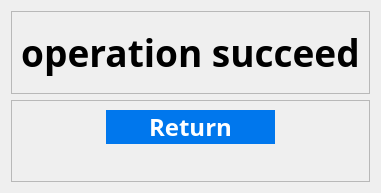
           <widget class="QWidget" name="op_su_page13">
            <layout class="QVBoxLayout" name="verticalLayout_24">
             <item>
              <layout class="QVBoxLayout" name="verticalLayout_23" stretch="1,1">
               <item>
                <widget class="QFrame" name="frame_37">
                 <property name="frameShape">
                  <enum>QFrame::StyledPanel</enum>
                 </property>
                 <property name="frameShadow">
                  <enum>QFrame::Raised</enum>
                 </property>
                 <layout class="QGridLayout" name="gridLayout_76">
                  <item row="0" column="0">
                   <layout class="QGridLayout" name="gridLayout_75">
                    <item row="0" column="0">
                     <widget class="QLabel" name="label_37">
                      <property name="font">
                       <font>
                        <family>Bahnschrift SemiBold</family>
                        <pointsize>28</pointsize>
                        <weight>75</weight>
                        <bold>true</bold>
                       </font>
                      </property>
                      <property name="text">
                       <string>operation succeed</string>
                      </property>
                      <property name="alignment">
                       <set>Qt::AlignCenter</set>
                      </property>
                     </widget>
                    </item>
                   </layout>
                  </item>
                 </layout>
                </widget>
               </item>
               <item>
                <widget class="QFrame" name="frame_36">
                 <property name="frameShape">
                  <enum>QFrame::StyledPanel</enum>
                 </property>
                 <property name="frameShadow">
                  <enum>QFrame::Raised</enum>
                 </property>
                 <layout class="QGridLayout" name="gridLayout_78">
                  <item row="0" column="0">
                   <layout class="QGridLayout" name="gridLayout_77" rowstretch="1,3" columnstretch="1,2,1" rowminimumheight="0,0">
                    <item row="0" column="1">
                     <widget class="QPushButton" name="to_pre_page">
                      <property name="sizePolicy">
                       <sizepolicy hsizetype="Minimum" vsizetype="Expanding">
                        <horstretch>0</horstretch>
                        <verstretch>0</verstretch>
                       </sizepolicy>
                      </property>
                      <property name="font">
                       <font>
                        <family>Bahnschrift SemiBold</family>
                        <pointsize>18</pointsize>
                        <weight>75</weight>
                        <bold>true</bold>
                       </font>
                      </property>
                      <property name="styleSheet">
                       <string notr="true">QPushButton{background-color: rgb(0, 119, 237); border-radius:20px; color:rgb(255,255,255);}</string>
                      </property>
                      <property name="text">
                       <string>Return</string>
                      </property>
                     </widget>
                    </item>
                    <item row="0" column="2">
                     <spacer name="horizontalSpacer_51">
                      <property name="orientation">
                       <enum>Qt::Horizontal</enum>
                      </property>
                      <property name="sizeHint" stdset="0">
                       <size>
                        <width>40</width>
                        <height>20</height>
                       </size>
                      </property>
                     </spacer>
                    </item>
                    <item row="0" column="0">
                     <spacer name="horizontalSpacer_50">
                      <property name="orientation">
                       <enum>Qt::Horizontal</enum>
                      </property>
                      <property name="sizeHint" stdset="0">
                       <size>
                        <width>40</width>
                        <height>20</height>
                       </size>
                      </property>
                     </spacer>
                    </item>
                    <item row="1" column="1">
                     <spacer name="verticalSpacer_31">
                      <property name="orientation">
                       <enum>Qt::Vertical</enum>
                      </property>
                      <property name="sizeHint" stdset="0">
                       <size>
                        <width>20</width>
                        <height>40</height>
                       </size>
                      </property>
                     </spacer>
                    </item>
                   </layout>
                  </item>
                 </layout>
                </widget>
               </item>
              </layout>
             </item>
            </layout>
           </widget>
